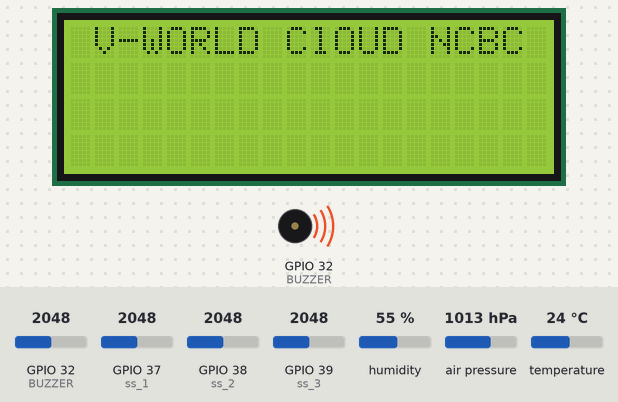
This sketch was run on a simulated ESP32. Parts: 20×4 character LCD, buzzer (waves = sounding, pin HIGH). Inputs (shaded band) come from the test bench; at power-on: humidity 55 %, temperature 24 °C, GPIO 32 (BUZZER) = 2048, GPIO 37 (ss_1) = 2048, GPIO 38 (ss_2) = 2048, GPIO 39 (ss_3) = 2048, air pressure 1013 hPa. What the sketch prints to the serial monitor is not drawn.

Above: at 2.5 s.
At 5.1 s:
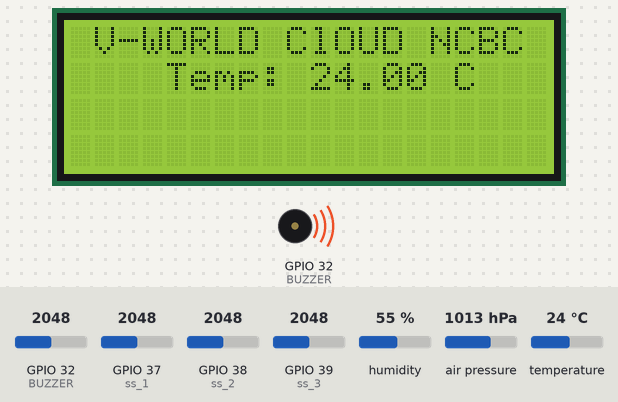
5.2 s: humidity set to 22 %
At 6.0 s:
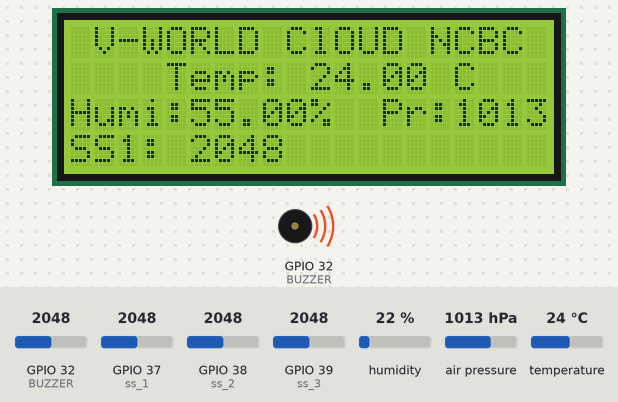
15.0 s: temperature set to 41 °C
At 17.0 s:
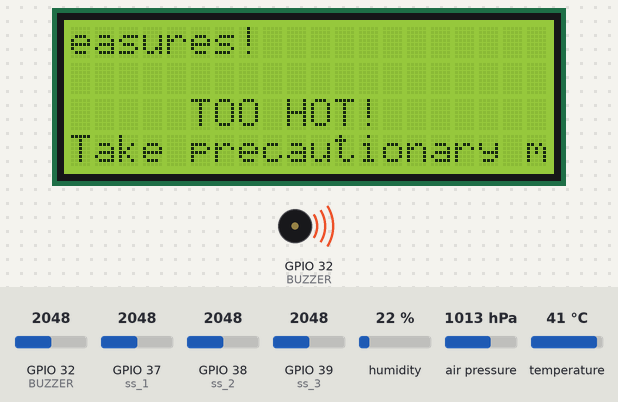
27.7 s: GPIO 32 (BUZZER) set to 2866
39.4 s: GPIO 37 (ss_1) set to 2866
At 46.0 s:
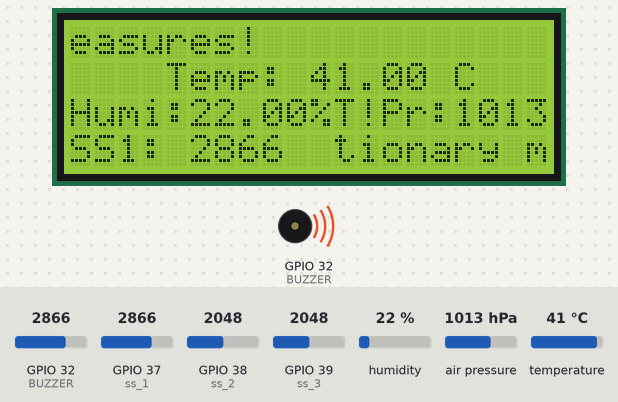
49.1 s: GPIO 38 (ss_2) set to 2866
62.8 s: GPIO 39 (ss_3) set to 2866
Timing chart, 0 to 65.8 s (numbered marks = the images above; inputs shaded):
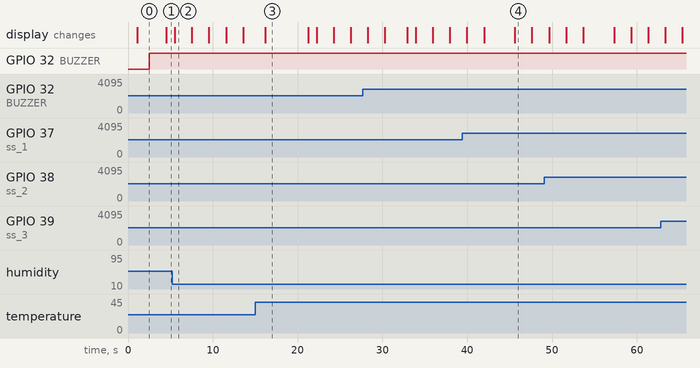

The sketch:

smoke_sensor_mk1.ino
```cpp
// https://deepbluembedded.com/esp32-esp8266-i2c-lcd-arduino-ide/
// Custom Character -> https://omerk.github.io/lcdchargen/
#include <LiquidCrystal_I2C.h>
#include <Wire.h>
#include <Adafruit_Sensor.h>
#include <Adafruit_BME280.h>

// i2C address for LCD 0x27
//#include <LiquidCrystal_I2C.h>

// set the Number of columns and rows for the LCD
int lcd_columns = 20;
int lcd_rows = 4;
float temperature;
float temperature_2;
float temp_sp;
float humidity;
float pressure;
int BUZZER = 32;
int ss_1 = A1;
int ss_2 = A2;
int ss_3 = A3;
int ss_4 = A4;
int pressure_1;
// int ss_5 = 26;
// int ss_6 = 25;

int smo_1 = 1000;
int smo_2 = 1000;
int smo_3 = 1000;
int smo_4 = 1000;
int smo_5 = 1000;
int smo_6 = 1000;;

Adafruit_BME280 bme;


// set LCD address by calling the LIBRARY
LiquidCrystal_I2C lcd(0x27, lcd_columns, lcd_rows);

void setup() {
  Serial.begin(9600);
  Serial.println("Let's go!");
  delay(1000);

  // put your setup code here, to run once:
  // initialize the LCD and turn on LCD Backlight
  lcd.begin();
  lcd.backlight();
  lcd.clear();
  lcd.setCursor(1, 0);
  lcd.print("V-WORLD ClOUD NCBC");
  delay(1000);

  unsigned status;
  status = bme.begin(0x76);
  if(!status){
    Serial.println("Could not find a valid sensor!");
    Serial.println("SensorID was: 0x");
    delay(10);
  }
  pinMode(BUZZER, OUTPUT);
}

void loop() {

  // lcd.clear();
  temperature = bme.readTemperature();
  humidity = bme.readHumidity();
  pressure = bme.readPressure() / 100.0F;
  Serial.println(temperature);
  Serial.println(humidity);
  Serial.println(pressure);
  Serial.println();

  smo_1 = analogRead(ss_1);
  smo_2 = analogRead(ss_2);
  smo_3 = analogRead(ss_3);
  smo_4 = analogRead(ss_4);
  /*smo_5 = analogRead(ss_5);
  smo_6 = analogRead(ss_6);*/

  delay(400);

  if (smo_1 > 1200) {
    digitalWrite(BUZZER, HIGH);
  }
  if (smo_2 > 1200) {
    digitalWrite(BUZZER, HIGH);
  }
  if (smo_3 > 1200) {
    digitalWrite(BUZZER, HIGH);
  }

  if (smo_4 > 1200) {
    digitalWrite(BUZZER, HIGH);
  }
  /*
  if (smo_5 > 1200) {
    digitalWrite(BUZZER, HIGH);
  }
  if (smo_6 > 1200) {
    digitalWrite(BUZZER, HIGH);
  }
*/
  // write some logic for detecting spikes in temperature
  delay(2000);
  temperature_2 = bme.readTemperature();

  temp_sp = temperature_2 + temperature;
  if (temp_sp > 2.5*temperature) {
    Serial.print("Too HOT!!");
    lcd.clear();
    lcd.setCursor(5, 2);
    lcd.print("TOO HOT!");
    lcd.setCursor(0, 3);
    lcd.print("Take precautionary measures!");
    delay(5000);
  }
  Serial.println(temp_sp);


  // put your main code here, to run repeatedly:
  // set the cursor to first column, second row
  lcd.setCursor(4, 1);
  lcd.print("Temp: ");
  lcd.setCursor(10, 1);
  lcd.print(temperature);
  lcd.setCursor(16, 1);
  lcd.print("C");
  delay(1000);
  // lcd.clear();

  // set cursor to first column, third row
  lcd.setCursor(0, 2);
  lcd.print("Humi:");
  lcd.setCursor(5, 2);
  lcd.print(humidity);
  lcd.setCursor(10, 2);
  lcd.print("%");


  pressure_1 = int(pressure);
  lcd.setCursor(13, 2);
  lcd.print("Pr:");
  lcd.setCursor(16, 2);
  lcd.print(pressure_1);
  /*lcd.setCursor(18, 2);
  lcd.print("  ");*/


  // set cursor to first column, fourth row
  lcd.setCursor(0, 3);
  lcd.print("SS1: ");
  lcd.print(smo_1);
  delay(2000);
  lcd.setCursor(0, 3);
  lcd.print("SS2: ");
  lcd.print(smo_2);
  delay(2000);
  lcd.setCursor(0, 3);
  lcd.print("SS3: ");
  lcd.print(smo_3);
  delay(2000);
  lcd.setCursor(0, 3);
  lcd.print("SS4: ");
  lcd.print(smo_4);
  delay(2000);
  lcd.setCursor(0, 3);
  /*lcd.print("SS5: ");
  lcd.print(smo_5);
  delay(2000);
  lcd.setCursor(0, 3);
  lcd.print("SS6: ");
  lcd.print(smo_6);
  delay(2000);*/
  lcd.setCursor(0,3);
  lcd.print("           ");
  delay(200);
}
```

Measured:
- after the input at 15.0 s, the display: changes after 1.2 s (image 3)
- what the display in image 0 shows lasts 3.4 s, from 1.1 s to 4.5 s
- what the display in image 3 shows lasts 5.0 s, from 16.2 s to 21.2 s
- what the display in image 4 shows lasts 2.0 s, from 45.6 s to 47.6 s
